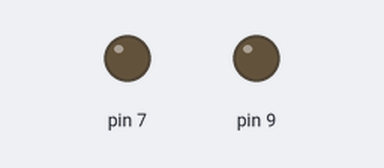
Simulated run of this sketch. Board: Arduino Uno, built with avr-gcc and run on an emulated ATmega328P. Parts: output pins drawn as LEDs (lit = HIGH).

Above: at 0.1 s.
At 1.1 s:
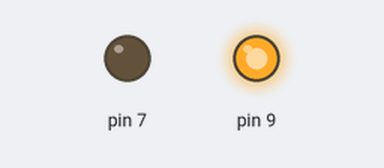
At 11.6 s:
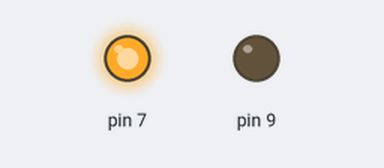
At 35.6 s:
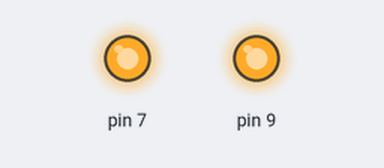
Timing chart, 0 to 37.1 s (numbered marks = the images above):
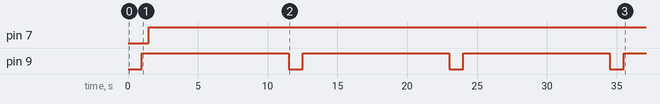

Measured:
- by itself, pin 7: LOW → HIGH at 1.5 s
- by itself, pin 9: alternates HIGH for 10.5 s and LOW for 1.0 s

The sketch:

Isalaam_LED_Buzzer.ino
```cpp
  void setup()
{
    pinMode(9, OUTPUT);

      pinMode(7, OUTPUT);
}

void loop()
{
    digitalWrite(9, LOW);
    delay(1000);  // wait for 1000 millisecond (s)

    digitalWrite(9, HIGH);
    delay(500); // wait for 1000 millisecond (s)


    digitalWrite(7, HIGH);
  delay(5000); // Wait for 5000 millisecond(s)
  digitalWrite(7, HIGH);
  delay(5000); // Wait for 5000 millisecond(s)
}
```
